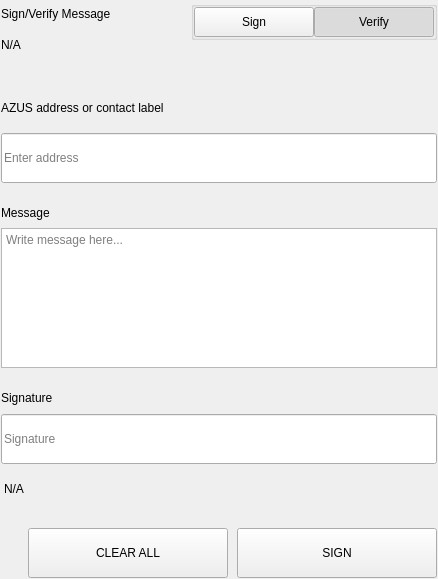
<?xml version="1.0" encoding="UTF-8"?>
<ui version="4.0">
 <class>SettingsSignMessageWidgets</class>
 <widget class="QWidget" name="SettingsSignMessageWidgets">
  <property name="geometry">
   <rect>
    <x>0</x>
    <y>0</y>
    <width>438</width>
    <height>579</height>
   </rect>
  </property>
  <property name="windowTitle">
   <string>Form</string>
  </property>
  <layout class="QVBoxLayout" name="verticalLayout">
   <property name="spacing">
    <number>0</number>
   </property>
   <property name="leftMargin">
    <number>0</number>
   </property>
   <property name="topMargin">
    <number>0</number>
   </property>
   <property name="rightMargin">
    <number>0</number>
   </property>
   <property name="bottomMargin">
    <number>0</number>
   </property>
   <item>
    <widget class="QWidget" name="left" native="true">
     <layout class="QVBoxLayout" name="verticalLayout_3">
      <property name="leftMargin">
       <number>0</number>
      </property>
      <property name="topMargin">
       <number>0</number>
      </property>
      <property name="rightMargin">
       <number>0</number>
      </property>
      <property name="bottomMargin">
       <number>0</number>
      </property>
      <item>
       <widget class="QWidget" name="container_sign" native="true">
        <layout class="QVBoxLayout" name="verticalLayout_2">
         <property name="spacing">
          <number>0</number>
         </property>
         <property name="leftMargin">
          <number>1</number>
         </property>
         <property name="topMargin">
          <number>1</number>
         </property>
         <property name="rightMargin">
          <number>1</number>
         </property>
         <property name="bottomMargin">
          <number>1</number>
         </property>
         <item>
          <layout class="QHBoxLayout" name="horizontalLayout_3" stretch="3,1">
           <property name="spacing">
            <number>40</number>
           </property>
           <item>
            <layout class="QVBoxLayout" name="verticalLayoutTitle">
             <property name="spacing">
              <number>5</number>
             </property>
             <item>
              <widget class="QLabel" name="labelTitle">
               <property name="text">
                <string>Sign/Verify Message</string>
               </property>
              </widget>
             </item>
             <item>
              <widget class="QLabel" name="labelSubtitle1">
               <property name="text">
                <string notr="true">N/A</string>
               </property>
               <property name="wordWrap">
                <bool>true</bool>
               </property>
              </widget>
             </item>
            </layout>
           </item>
           <item alignment="Qt::AlignRight|Qt::AlignTop">
            <widget class="QWidget" name="containerSwitch" native="true">
             <property name="styleSheet">
              <string notr="true">#containerSwitch{
	padding-top:9px;
}</string>
             </property>
             <layout class="QVBoxLayout" name="verticalLayout_6">
              <property name="spacing">
               <number>4</number>
              </property>
              <property name="leftMargin">
               <number>0</number>
              </property>
              <property name="topMargin">
               <number>0</number>
              </property>
              <property name="rightMargin">
               <number>0</number>
              </property>
              <property name="bottomMargin">
               <number>0</number>
              </property>
              <item alignment="Qt::AlignRight">
               <widget class="QGroupBox" name="groupBox">
                <property name="sizePolicy">
                 <sizepolicy hsizetype="Fixed" vsizetype="Preferred">
                  <horstretch>0</horstretch>
                  <verstretch>0</verstretch>
                 </sizepolicy>
                </property>
                <property name="title">
                 <string/>
                </property>
                <property name="alignment">
                 <set>Qt::AlignRight|Qt::AlignTop|Qt::AlignTrailing</set>
                </property>
                <layout class="QHBoxLayout" name="horizontalLayout_4">
                 <property name="spacing">
                  <number>0</number>
                 </property>
                 <property name="leftMargin">
                  <number>0</number>
                 </property>
                 <property name="topMargin">
                  <number>0</number>
                 </property>
                 <property name="rightMargin">
                  <number>0</number>
                 </property>
                 <property name="bottomMargin">
                  <number>0</number>
                 </property>
                 <item>
                  <widget class="QPushButton" name="pushSign">
                   <property name="minimumSize">
                    <size>
                     <width>120</width>
                     <height>30</height>
                    </size>
                   </property>
                   <property name="maximumSize">
                    <size>
                     <width>120</width>
                     <height>30</height>
                    </size>
                   </property>
                   <property name="focusPolicy">
                    <enum>Qt::NoFocus</enum>
                   </property>
                   <property name="text">
                    <string>Sign</string>
                   </property>
                   <property name="checkable">
                    <bool>true</bool>
                   </property>
                   <property name="autoExclusive">
                    <bool>true</bool>
                   </property>
                  </widget>
                 </item>
                 <item>
                  <widget class="QPushButton" name="pushVerify">
                   <property name="minimumSize">
                    <size>
                     <width>120</width>
                     <height>30</height>
                    </size>
                   </property>
                   <property name="maximumSize">
                    <size>
                     <width>120</width>
                     <height>30</height>
                    </size>
                   </property>
                   <property name="focusPolicy">
                    <enum>Qt::NoFocus</enum>
                   </property>
                   <property name="text">
                    <string>Verify</string>
                   </property>
                   <property name="checkable">
                    <bool>true</bool>
                   </property>
                   <property name="checked">
                    <bool>true</bool>
                   </property>
                   <property name="autoExclusive">
                    <bool>true</bool>
                   </property>
                  </widget>
                 </item>
                </layout>
               </widget>
              </item>
              <item alignment="Qt::AlignHCenter|Qt::AlignTop">
               <widget class="QLabel" name="labelSubtitleSwitch">
                <property name="text">
                 <string/>
                </property>
                <property name="alignment">
                 <set>Qt::AlignRight|Qt::AlignTrailing|Qt::AlignVCenter</set>
                </property>
               </widget>
              </item>
             </layout>
            </widget>
           </item>
          </layout>
         </item>
         <item>
          <spacer name="verticalSpacer_2">
           <property name="orientation">
            <enum>Qt::Vertical</enum>
           </property>
           <property name="sizeType">
            <enum>QSizePolicy::Fixed</enum>
           </property>
           <property name="sizeHint" stdset="0">
            <size>
             <width>20</width>
             <height>40</height>
            </size>
           </property>
          </spacer>
         </item>
         <item>
          <widget class="QWidget" name="containerAddress" native="true">
           <property name="sizePolicy">
            <sizepolicy hsizetype="Preferred" vsizetype="Fixed">
             <horstretch>0</horstretch>
             <verstretch>0</verstretch>
            </sizepolicy>
           </property>
           <layout class="QVBoxLayout" name="verticalLayout_5" stretch="0,0">
            <property name="spacing">
             <number>15</number>
            </property>
            <property name="leftMargin">
             <number>0</number>
            </property>
            <property name="topMargin">
             <number>0</number>
            </property>
            <property name="rightMargin">
             <number>0</number>
            </property>
            <property name="bottomMargin">
             <number>0</number>
            </property>
            <item>
             <widget class="QLabel" name="labelSubtitleAddress">
              <property name="minimumSize">
               <size>
                <width>0</width>
                <height>20</height>
               </size>
              </property>
              <property name="maximumSize">
               <size>
                <width>16777215</width>
                <height>20</height>
               </size>
              </property>
              <property name="text">
               <string>AZUS address or contact label</string>
              </property>
             </widget>
            </item>
            <item>
             <widget class="QLineEdit" name="addressIn_SM">
              <property name="minimumSize">
               <size>
                <width>0</width>
                <height>50</height>
               </size>
              </property>
              <property name="maximumSize">
               <size>
                <width>16777215</width>
                <height>50</height>
               </size>
              </property>
              <property name="placeholderText">
               <string>Enter address</string>
              </property>
             </widget>
            </item>
           </layout>
          </widget>
         </item>
         <item>
          <spacer name="verticalSpacer_3">
           <property name="orientation">
            <enum>Qt::Vertical</enum>
           </property>
           <property name="sizeType">
            <enum>QSizePolicy::Fixed</enum>
           </property>
           <property name="sizeHint" stdset="0">
            <size>
             <width>20</width>
             <height>20</height>
            </size>
           </property>
          </spacer>
         </item>
         <item>
          <layout class="QVBoxLayout" name="verticalLayout_9">
           <property name="spacing">
            <number>5</number>
           </property>
           <item>
            <widget class="QLabel" name="labelSubtitleMessage">
             <property name="minimumSize">
              <size>
               <width>0</width>
               <height>20</height>
              </size>
             </property>
             <property name="maximumSize">
              <size>
               <width>16777215</width>
               <height>20</height>
              </size>
             </property>
             <property name="text">
              <string>Message</string>
             </property>
            </widget>
           </item>
           <item>
            <widget class="QPlainTextEdit" name="messageIn_SM">
             <property name="minimumSize">
              <size>
               <width>0</width>
               <height>140</height>
              </size>
             </property>
             <property name="maximumSize">
              <size>
               <width>16777215</width>
               <height>140</height>
              </size>
             </property>
             <property name="placeholderText">
              <string>Write message here...</string>
             </property>
            </widget>
           </item>
          </layout>
         </item>
         <item>
          <spacer name="verticalSpacer_4">
           <property name="orientation">
            <enum>Qt::Vertical</enum>
           </property>
           <property name="sizeType">
            <enum>QSizePolicy::Fixed</enum>
           </property>
           <property name="sizeHint" stdset="0">
            <size>
             <width>20</width>
             <height>20</height>
            </size>
           </property>
          </spacer>
         </item>
         <item>
          <widget class="QWidget" name="widget" native="true">
           <property name="minimumSize">
            <size>
             <width>0</width>
             <height>75</height>
            </size>
           </property>
           <property name="maximumSize">
            <size>
             <width>16777215</width>
             <height>16777215</height>
            </size>
           </property>
           <layout class="QVBoxLayout" name="verticalLayout_4">
            <property name="leftMargin">
             <number>0</number>
            </property>
            <property name="topMargin">
             <number>0</number>
            </property>
            <property name="rightMargin">
             <number>0</number>
            </property>
            <property name="bottomMargin">
             <number>0</number>
            </property>
            <item>
             <widget class="QLabel" name="labelSubtitleSignature">
              <property name="minimumSize">
               <size>
                <width>0</width>
                <height>20</height>
               </size>
              </property>
              <property name="maximumSize">
               <size>
                <width>16777215</width>
                <height>20</height>
               </size>
              </property>
              <property name="text">
               <string>Signature</string>
              </property>
             </widget>
            </item>
            <item>
             <widget class="QLineEdit" name="signatureOut_SM">
              <property name="minimumSize">
               <size>
                <width>0</width>
                <height>50</height>
               </size>
              </property>
              <property name="placeholderText">
               <string>Signature</string>
              </property>
             </widget>
            </item>
           </layout>
          </widget>
         </item>
         <item>
          <widget class="QLabel" name="statusLabel_SM">
           <property name="styleSheet">
            <string notr="true">padding-top:5px;</string>
           </property>
           <property name="text">
            <string notr="true">N/A</string>
           </property>
          </widget>
         </item>
         <item>
          <spacer name="verticalSpacer">
           <property name="orientation">
            <enum>Qt::Vertical</enum>
           </property>
           <property name="sizeType">
            <enum>QSizePolicy::Fixed</enum>
           </property>
           <property name="sizeHint" stdset="0">
            <size>
             <width>20</width>
             <height>20</height>
            </size>
           </property>
          </spacer>
         </item>
         <item>
          <layout class="QHBoxLayout" name="horizontalLayout_7">
           <property name="spacing">
            <number>9</number>
           </property>
           <item>
            <spacer name="horizontalSpacer_5">
             <property name="orientation">
              <enum>Qt::Horizontal</enum>
             </property>
             <property name="sizeType">
              <enum>QSizePolicy::Expanding</enum>
             </property>
             <property name="sizeHint" stdset="0">
              <size>
               <width>40</width>
               <height>20</height>
              </size>
             </property>
            </spacer>
           </item>
           <item>
            <widget class="QPushButton" name="pushButtonClear">
             <property name="minimumSize">
              <size>
               <width>200</width>
               <height>50</height>
              </size>
             </property>
             <property name="focusPolicy">
              <enum>Qt::NoFocus</enum>
             </property>
             <property name="text">
              <string>CLEAR ALL</string>
             </property>
            </widget>
           </item>
           <item>
            <widget class="QPushButton" name="pushButtonSave">
             <property name="minimumSize">
              <size>
               <width>200</width>
               <height>50</height>
              </size>
             </property>
             <property name="maximumSize">
              <size>
               <width>200</width>
               <height>50</height>
              </size>
             </property>
             <property name="focusPolicy">
              <enum>Qt::NoFocus</enum>
             </property>
             <property name="text">
              <string>SIGN</string>
             </property>
            </widget>
           </item>
          </layout>
         </item>
        </layout>
       </widget>
      </item>
     </layout>
    </widget>
   </item>
  </layout>
 </widget>
 <resources/>
 <connections/>
</ui>
